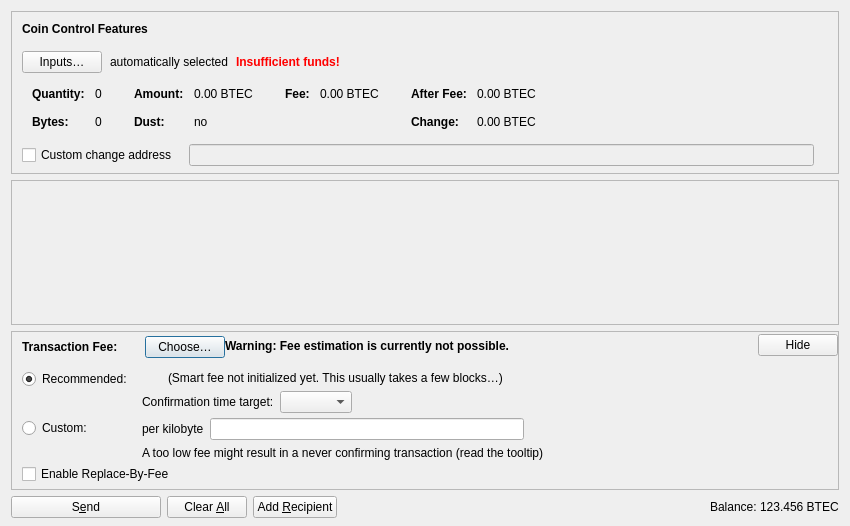
<?xml version="1.0" encoding="UTF-8"?>
<ui version="4.0">
 <class>SendCoinsDialog</class>
 <widget class="QDialog" name="SendCoinsDialog">
  <property name="geometry">
   <rect>
    <x>0</x>
    <y>0</y>
    <width>850</width>
    <height>526</height>
   </rect>
  </property>
  <property name="windowTitle">
   <string>Send Coins</string>
  </property>
  <layout class="QVBoxLayout" name="verticalLayout" stretch="0,1,0,0">
   <property name="bottomMargin">
    <number>8</number>
   </property>
   <item>
    <widget class="QFrame" name="frameCoinControl">
     <property name="sizePolicy">
      <sizepolicy hsizetype="Expanding" vsizetype="Expanding">
       <horstretch>0</horstretch>
       <verstretch>0</verstretch>
      </sizepolicy>
     </property>
     <property name="maximumSize">
      <size>
       <width>16777215</width>
       <height>16777215</height>
      </size>
     </property>
     <property name="frameShape">
      <enum>QFrame::StyledPanel</enum>
     </property>
     <property name="frameShadow">
      <enum>QFrame::Sunken</enum>
     </property>
     <layout class="QVBoxLayout" name="verticalLayoutCoinControl2">
      <property name="spacing">
       <number>0</number>
      </property>
      <property name="leftMargin">
       <number>0</number>
      </property>
      <property name="topMargin">
       <number>0</number>
      </property>
      <property name="rightMargin">
       <number>0</number>
      </property>
      <property name="bottomMargin">
       <number>6</number>
      </property>
      <item>
       <layout class="QVBoxLayout" name="verticalLayoutCoinControl" stretch="0,0,0,0,1">
        <property name="spacing">
         <number>0</number>
        </property>
        <property name="leftMargin">
         <number>10</number>
        </property>
        <property name="topMargin">
         <number>10</number>
        </property>
        <item>
         <layout class="QHBoxLayout" name="horizontalLayoutCoinControl1">
          <property name="bottomMargin">
           <number>15</number>
          </property>
          <item>
           <widget class="QLabel" name="labelCoinControlFeatures">
            <property name="sizePolicy">
             <sizepolicy hsizetype="Preferred" vsizetype="Maximum">
              <horstretch>0</horstretch>
              <verstretch>0</verstretch>
             </sizepolicy>
            </property>
            <property name="font">
             <font>
              <weight>75</weight>
              <bold>true</bold>
             </font>
            </property>
            <property name="styleSheet">
             <string notr="true">font-weight:bold;</string>
            </property>
            <property name="text">
             <string>Coin Control Features</string>
            </property>
           </widget>
          </item>
         </layout>
        </item>
        <item>
         <layout class="QHBoxLayout" name="horizontalLayoutCoinControl2" stretch="0,0,0,0">
          <property name="spacing">
           <number>8</number>
          </property>
          <property name="bottomMargin">
           <number>10</number>
          </property>
          <item>
           <widget class="QPushButton" name="pushButtonCoinControl">
            <property name="styleSheet">
             <string notr="true"/>
            </property>
            <property name="text">
             <string>Inputs…</string>
            </property>
            <property name="autoDefault">
             <bool>false</bool>
            </property>
           </widget>
          </item>
          <item>
           <widget class="QLabel" name="labelCoinControlAutomaticallySelected">
            <property name="text">
             <string>automatically selected</string>
            </property>
            <property name="margin">
             <number>5</number>
            </property>
           </widget>
          </item>
          <item>
           <widget class="QLabel" name="labelCoinControlInsuffFunds">
            <property name="font">
             <font>
              <weight>75</weight>
              <bold>true</bold>
             </font>
            </property>
            <property name="styleSheet">
             <string notr="true">color:red;font-weight:bold;</string>
            </property>
            <property name="text">
             <string>Insufficient funds!</string>
            </property>
            <property name="margin">
             <number>5</number>
            </property>
           </widget>
          </item>
          <item>
           <spacer name="horizontalSpacerCoinControl">
            <property name="orientation">
             <enum>Qt::Horizontal</enum>
            </property>
            <property name="sizeHint" stdset="0">
             <size>
              <width>40</width>
              <height>1</height>
             </size>
            </property>
           </spacer>
          </item>
         </layout>
        </item>
        <item>
         <widget class="QWidget" name="widgetCoinControl" native="true">
          <property name="sizePolicy">
           <sizepolicy hsizetype="Preferred" vsizetype="Preferred">
            <horstretch>0</horstretch>
            <verstretch>0</verstretch>
           </sizepolicy>
          </property>
          <property name="minimumSize">
           <size>
            <width>0</width>
            <height>0</height>
           </size>
          </property>
          <property name="styleSheet">
           <string notr="true"/>
          </property>
          <layout class="QHBoxLayout" name="horizontalLayoutCoinControl5">
           <property name="leftMargin">
            <number>0</number>
           </property>
           <property name="topMargin">
            <number>0</number>
           </property>
           <property name="rightMargin">
            <number>0</number>
           </property>
           <property name="bottomMargin">
            <number>0</number>
           </property>
           <item>
            <layout class="QHBoxLayout" name="horizontalLayoutCoinControl3" stretch="0,0,0,1">
             <property name="spacing">
              <number>20</number>
             </property>
             <property name="topMargin">
              <number>0</number>
             </property>
             <property name="bottomMargin">
              <number>10</number>
             </property>
             <item>
              <layout class="QFormLayout" name="formLayoutCoinControl1">
               <property name="horizontalSpacing">
                <number>10</number>
               </property>
               <property name="verticalSpacing">
                <number>14</number>
               </property>
               <property name="leftMargin">
                <number>10</number>
               </property>
               <property name="topMargin">
                <number>4</number>
               </property>
               <property name="rightMargin">
                <number>6</number>
               </property>
               <item row="0" column="0">
                <widget class="QLabel" name="labelCoinControlQuantityText">
                 <property name="font">
                  <font>
                   <weight>75</weight>
                   <bold>true</bold>
                  </font>
                 </property>
                 <property name="text">
                  <string>Quantity:</string>
                 </property>
                 <property name="margin">
                  <number>0</number>
                 </property>
                </widget>
               </item>
               <item row="0" column="1">
                <widget class="QLabel" name="labelCoinControlQuantity">
                 <property name="cursor">
                  <cursorShape>IBeamCursor</cursorShape>
                 </property>
                 <property name="contextMenuPolicy">
                  <enum>Qt::ActionsContextMenu</enum>
                 </property>
                 <property name="text">
                  <string notr="true">0</string>
                 </property>
                 <property name="margin">
                  <number>0</number>
                 </property>
                 <property name="textInteractionFlags">
                  <set>Qt::LinksAccessibleByMouse|Qt::TextSelectableByKeyboard|Qt::TextSelectableByMouse</set>
                 </property>
                </widget>
               </item>
               <item row="1" column="0">
                <widget class="QLabel" name="labelCoinControlBytesText">
                 <property name="font">
                  <font>
                   <weight>75</weight>
                   <bold>true</bold>
                  </font>
                 </property>
                 <property name="text">
                  <string>Bytes:</string>
                 </property>
                </widget>
               </item>
               <item row="1" column="1">
                <widget class="QLabel" name="labelCoinControlBytes">
                 <property name="cursor">
                  <cursorShape>IBeamCursor</cursorShape>
                 </property>
                 <property name="contextMenuPolicy">
                  <enum>Qt::ActionsContextMenu</enum>
                 </property>
                 <property name="text">
                  <string notr="true">0</string>
                 </property>
                 <property name="textInteractionFlags">
                  <set>Qt::LinksAccessibleByMouse|Qt::TextSelectableByKeyboard|Qt::TextSelectableByMouse</set>
                 </property>
                </widget>
               </item>
              </layout>
             </item>
             <item>
              <layout class="QFormLayout" name="formLayoutCoinControl2">
               <property name="horizontalSpacing">
                <number>10</number>
               </property>
               <property name="verticalSpacing">
                <number>14</number>
               </property>
               <property name="leftMargin">
                <number>6</number>
               </property>
               <property name="topMargin">
                <number>4</number>
               </property>
               <property name="rightMargin">
                <number>6</number>
               </property>
               <item row="0" column="0">
                <widget class="QLabel" name="labelCoinControlAmountText">
                 <property name="font">
                  <font>
                   <weight>75</weight>
                   <bold>true</bold>
                  </font>
                 </property>
                 <property name="text">
                  <string>Amount:</string>
                 </property>
                 <property name="margin">
                  <number>0</number>
                 </property>
                </widget>
               </item>
               <item row="0" column="1">
                <widget class="QLabel" name="labelCoinControlAmount">
                 <property name="cursor">
                  <cursorShape>IBeamCursor</cursorShape>
                 </property>
                 <property name="contextMenuPolicy">
                  <enum>Qt::ActionsContextMenu</enum>
                 </property>
                 <property name="text">
                  <string notr="true">0.00 BTEC</string>
                 </property>
                 <property name="textInteractionFlags">
                  <set>Qt::LinksAccessibleByMouse|Qt::TextSelectableByKeyboard|Qt::TextSelectableByMouse</set>
                 </property>
                </widget>
               </item>
               <item row="1" column="0">
                <widget class="QLabel" name="labelCoinControlLowOutputText">
                 <property name="font">
                  <font>
                   <weight>75</weight>
                   <bold>true</bold>
                  </font>
                 </property>
                 <property name="text">
                  <string>Dust:</string>
                 </property>
                </widget>
               </item>
               <item row="1" column="1">
                <widget class="QLabel" name="labelCoinControlLowOutput">
                 <property name="cursor">
                  <cursorShape>IBeamCursor</cursorShape>
                 </property>
                 <property name="contextMenuPolicy">
                  <enum>Qt::ActionsContextMenu</enum>
                 </property>
                 <property name="text">
                  <string notr="true">no</string>
                 </property>
                 <property name="textInteractionFlags">
                  <set>Qt::LinksAccessibleByMouse|Qt::TextSelectableByKeyboard|Qt::TextSelectableByMouse</set>
                 </property>
                </widget>
               </item>
              </layout>
             </item>
             <item>
              <layout class="QFormLayout" name="formLayoutCoinControl3">
               <property name="horizontalSpacing">
                <number>10</number>
               </property>
               <property name="verticalSpacing">
                <number>14</number>
               </property>
               <property name="leftMargin">
                <number>6</number>
               </property>
               <property name="topMargin">
                <number>4</number>
               </property>
               <property name="rightMargin">
                <number>6</number>
               </property>
               <item row="0" column="0">
                <widget class="QLabel" name="labelCoinControlFeeText">
                 <property name="font">
                  <font>
                   <weight>75</weight>
                   <bold>true</bold>
                  </font>
                 </property>
                 <property name="text">
                  <string>Fee:</string>
                 </property>
                 <property name="margin">
                  <number>0</number>
                 </property>
                </widget>
               </item>
               <item row="0" column="1">
                <widget class="QLabel" name="labelCoinControlFee">
                 <property name="cursor">
                  <cursorShape>IBeamCursor</cursorShape>
                 </property>
                 <property name="contextMenuPolicy">
                  <enum>Qt::ActionsContextMenu</enum>
                 </property>
                 <property name="text">
                  <string notr="true">0.00 BTEC</string>
                 </property>
                 <property name="textInteractionFlags">
                  <set>Qt::LinksAccessibleByMouse|Qt::TextSelectableByKeyboard|Qt::TextSelectableByMouse</set>
                 </property>
                </widget>
               </item>
              </layout>
             </item>
             <item>
              <layout class="QFormLayout" name="formLayoutCoinControl4">
               <property name="horizontalSpacing">
                <number>10</number>
               </property>
               <property name="verticalSpacing">
                <number>14</number>
               </property>
               <property name="leftMargin">
                <number>6</number>
               </property>
               <property name="topMargin">
                <number>4</number>
               </property>
               <property name="rightMargin">
                <number>6</number>
               </property>
               <item row="0" column="0">
                <widget class="QLabel" name="labelCoinControlAfterFeeText">
                 <property name="font">
                  <font>
                   <weight>75</weight>
                   <bold>true</bold>
                  </font>
                 </property>
                 <property name="text">
                  <string>After Fee:</string>
                 </property>
                 <property name="margin">
                  <number>0</number>
                 </property>
                </widget>
               </item>
               <item row="0" column="1">
                <widget class="QLabel" name="labelCoinControlAfterFee">
                 <property name="cursor">
                  <cursorShape>IBeamCursor</cursorShape>
                 </property>
                 <property name="contextMenuPolicy">
                  <enum>Qt::ActionsContextMenu</enum>
                 </property>
                 <property name="text">
                  <string notr="true">0.00 BTEC</string>
                 </property>
                 <property name="textInteractionFlags">
                  <set>Qt::LinksAccessibleByMouse|Qt::TextSelectableByKeyboard|Qt::TextSelectableByMouse</set>
                 </property>
                </widget>
               </item>
               <item row="1" column="0">
                <widget class="QLabel" name="labelCoinControlChangeText">
                 <property name="font">
                  <font>
                   <weight>75</weight>
                   <bold>true</bold>
                  </font>
                 </property>
                 <property name="text">
                  <string>Change:</string>
                 </property>
                </widget>
               </item>
               <item row="1" column="1">
                <widget class="QLabel" name="labelCoinControlChange">
                 <property name="cursor">
                  <cursorShape>IBeamCursor</cursorShape>
                 </property>
                 <property name="contextMenuPolicy">
                  <enum>Qt::ActionsContextMenu</enum>
                 </property>
                 <property name="text">
                  <string notr="true">0.00 BTEC</string>
                 </property>
                 <property name="textInteractionFlags">
                  <set>Qt::LinksAccessibleByMouse|Qt::TextSelectableByKeyboard|Qt::TextSelectableByMouse</set>
                 </property>
                </widget>
               </item>
              </layout>
             </item>
            </layout>
           </item>
          </layout>
         </widget>
        </item>
        <item>
         <layout class="QHBoxLayout" name="horizontalLayoutCoinControl4" stretch="0,0,0">
          <property name="spacing">
           <number>12</number>
          </property>
          <property name="sizeConstraint">
           <enum>QLayout::SetDefaultConstraint</enum>
          </property>
          <property name="topMargin">
           <number>5</number>
          </property>
          <property name="rightMargin">
           <number>5</number>
          </property>
          <item>
           <widget class="QCheckBox" name="checkBoxCoinControlChange">
            <property name="toolTip">
             <string>If this is activated, but the change address is empty or invalid, change will be sent to a newly generated address.</string>
            </property>
            <property name="text">
             <string>Custom change address</string>
            </property>
           </widget>
          </item>
          <item>
           <widget class="QValidatedLineEdit" name="lineEditCoinControlChange">
            <property name="enabled">
             <bool>false</bool>
            </property>
            <property name="sizePolicy">
             <sizepolicy hsizetype="Expanding" vsizetype="Fixed">
              <horstretch>0</horstretch>
              <verstretch>0</verstretch>
             </sizepolicy>
            </property>
           </widget>
          </item>
          <item>
           <widget class="QLabel" name="labelCoinControlChangeLabel">
            <property name="sizePolicy">
             <sizepolicy hsizetype="Preferred" vsizetype="Expanding">
              <horstretch>0</horstretch>
              <verstretch>0</verstretch>
             </sizepolicy>
            </property>
            <property name="minimumSize">
             <size>
              <width>0</width>
              <height>0</height>
             </size>
            </property>
            <property name="text">
             <string/>
            </property>
            <property name="margin">
             <number>3</number>
            </property>
           </widget>
          </item>
         </layout>
        </item>
        <item>
         <spacer name="verticalSpacerCoinControl">
          <property name="orientation">
           <enum>Qt::Vertical</enum>
          </property>
          <property name="sizeHint" stdset="0">
           <size>
            <width>800</width>
            <height>1</height>
           </size>
          </property>
         </spacer>
        </item>
       </layout>
      </item>
     </layout>
    </widget>
   </item>
   <item>
    <widget class="QScrollArea" name="scrollArea">
     <property name="widgetResizable">
      <bool>true</bool>
     </property>
     <widget class="QWidget" name="scrollAreaWidgetContents">
      <property name="geometry">
       <rect>
        <x>0</x>
        <y>0</y>
        <width>830</width>
        <height>104</height>
       </rect>
      </property>
      <layout class="QVBoxLayout" name="verticalLayout_2" stretch="0,1">
       <property name="leftMargin">
        <number>0</number>
       </property>
       <property name="topMargin">
        <number>0</number>
       </property>
       <property name="rightMargin">
        <number>0</number>
       </property>
       <property name="bottomMargin">
        <number>0</number>
       </property>
       <item>
        <layout class="QVBoxLayout" name="entries">
         <property name="spacing">
          <number>6</number>
         </property>
        </layout>
       </item>
       <item>
        <spacer name="verticalSpacer">
         <property name="orientation">
          <enum>Qt::Vertical</enum>
         </property>
         <property name="sizeHint" stdset="0">
          <size>
           <width>20</width>
           <height>40</height>
          </size>
         </property>
        </spacer>
       </item>
      </layout>
     </widget>
    </widget>
   </item>
   <item>
    <widget class="QFrame" name="frameFee">
     <property name="sizePolicy">
      <sizepolicy hsizetype="Expanding" vsizetype="Expanding">
       <horstretch>0</horstretch>
       <verstretch>0</verstretch>
      </sizepolicy>
     </property>
     <property name="maximumSize">
      <size>
       <width>16777215</width>
       <height>16777215</height>
      </size>
     </property>
     <property name="frameShape">
      <enum>QFrame::StyledPanel</enum>
     </property>
     <property name="frameShadow">
      <enum>QFrame::Sunken</enum>
     </property>
     <layout class="QVBoxLayout" name="verticalLayoutFee1">
      <property name="spacing">
       <number>0</number>
      </property>
      <property name="leftMargin">
       <number>0</number>
      </property>
      <property name="topMargin">
       <number>0</number>
      </property>
      <property name="rightMargin">
       <number>0</number>
      </property>
      <property name="bottomMargin">
       <number>0</number>
      </property>
      <item>
       <layout class="QVBoxLayout" name="verticalLayoutFee2" stretch="0,0,0">
        <property name="spacing">
         <number>0</number>
        </property>
        <property name="leftMargin">
         <number>10</number>
        </property>
        <property name="topMargin">
         <number>0</number>
        </property>
        <item>
         <layout class="QHBoxLayout" name="horizontalLayoutFee1">
          <property name="bottomMargin">
           <number>0</number>
          </property>
          <item>
           <layout class="QVBoxLayout" name="verticalLayoutFee7">
            <property name="spacing">
             <number>0</number>
            </property>
            <item>
             <spacer name="verticalSpacerSmartFee">
              <property name="orientation">
               <enum>Qt::Vertical</enum>
              </property>
              <property name="sizeType">
               <enum>QSizePolicy::Fixed</enum>
              </property>
              <property name="sizeHint" stdset="0">
               <size>
                <width>1</width>
                <height>4</height>
               </size>
              </property>
             </spacer>
            </item>
            <item>
             <layout class="QHBoxLayout" name="horizontalLayoutSmartFee">
              <property name="spacing">
               <number>10</number>
              </property>
              <item>
               <widget class="QLabel" name="labelFeeHeadline">
                <property name="sizePolicy">
                 <sizepolicy hsizetype="Preferred" vsizetype="Maximum">
                  <horstretch>0</horstretch>
                  <verstretch>0</verstretch>
                 </sizepolicy>
                </property>
                <property name="font">
                 <font>
                  <weight>75</weight>
                  <bold>true</bold>
                 </font>
                </property>
                <property name="styleSheet">
                 <string notr="true">font-weight:bold;</string>
                </property>
                <property name="text">
                 <string>Transaction Fee:</string>
                </property>
               </widget>
              </item>
              <item>
               <widget class="QLabel" name="labelFeeMinimized">
                <property name="text">
                 <string/>
                </property>
               </widget>
              </item>
              <item>
               <widget class="QPushButton" name="buttonChooseFee">
                <property name="text">
                 <string>Choose…</string>
                </property>
               </widget>
              </item>
             </layout>
            </item>
            <item>
             <spacer name="verticalSpacer_5">
              <property name="orientation">
               <enum>Qt::Vertical</enum>
              </property>
              <property name="sizeHint" stdset="0">
               <size>
                <width>1</width>
                <height>1</height>
               </size>
              </property>
             </spacer>
            </item>
           </layout>
          </item>
          <item>
           <widget class="QLabel" name="fallbackFeeWarningLabel">
            <property name="toolTip">
             <string>Using the fallbackfee can result in sending a transaction that will take several hours or days (or never) to confirm. Consider choosing your fee manually or wait until you have validated the complete chain.</string>
            </property>
            <property name="font">
            <font>
                <weight>75</weight>
                <bold>true</bold>
            </font>
            </property>
            <property name="text">
             <string>Warning: Fee estimation is currently not possible.</string>
            </property>
            <property name="wordWrap">
             <bool>false</bool>
            </property>
           </widget>
          </item>
          <item>
           <spacer name="horizontalSpacer_4">
            <property name="orientation">
             <enum>Qt::Horizontal</enum>
            </property>
            <property name="sizeType">
             <enum>QSizePolicy::MinimumExpanding</enum>
            </property>
            <property name="sizeHint" stdset="0">
             <size>
              <width>40</width>
              <height>20</height>
             </size>
            </property>
           </spacer>
          </item>
          <item>
           <widget class="QPushButton" name="buttonMinimizeFee">
            <property name="toolTip">
             <string>Hide transaction fee settings</string>
            </property>
            <property name="text">
             <string>Hide</string>
            </property>
           </widget>
          </item>
         </layout>
        </item>
        <item>
         <widget class="QFrame" name="frameFeeSelection">
          <layout class="QVBoxLayout" name="verticalLayoutFee12">
           <property name="spacing">
            <number>0</number>
           </property>
           <property name="leftMargin">
            <number>0</number>
           </property>
           <property name="topMargin">
            <number>0</number>
           </property>
           <property name="rightMargin">
            <number>0</number>
           </property>
           <property name="bottomMargin">
            <number>0</number>
           </property>
           <item>
            <layout class="QGridLayout" name="gridLayoutFee">
             <property name="topMargin">
              <number>10</number>
             </property>
             <property name="bottomMargin">
              <number>4</number>
             </property>
             <property name="horizontalSpacing">
              <number>10</number>
             </property>
             <property name="verticalSpacing">
              <number>4</number>
             </property>
             <item row="1" column="1">
              <layout class="QVBoxLayout" name="verticalLayoutFee8">
               <property name="spacing">
                <number>6</number>
               </property>
               <item>
                <layout class="QHBoxLayout" name="horizontalLayoutFee13">
                 <item>
                  <widget class="QLabel" name="labelCustomPerKilobyte">
                   <property name="toolTip">
                    <string>Specify a custom fee per kB (1,000 bytes) of the transaction's virtual size.

Note:  Since the fee is calculated on a per-byte basis, a fee rate of "100 satoshis per kvB" for a transaction size of 500 virtual bytes (half of 1 kvB) would ultimately yield a fee of only 50 satoshis.</string>
                   </property>
                   <property name="text">
                    <string>per kilobyte</string>
                   </property>
                  </widget>
                 </item>
                 <item>
                  <widget class="BitcoinAmountField" name="customFee"/>
                 </item>
                 <item>
                  <spacer name="horizontalSpacer_6">
                   <property name="orientation">
                    <enum>Qt::Horizontal</enum>
                   </property>
                   <property name="sizeHint" stdset="0">
                    <size>
                     <width>1</width>
                     <height>1</height>
                    </size>
                   </property>
                  </spacer>
                 </item>
                </layout>
               </item>
               <item>
                <layout class="QHBoxLayout" name="horizontalLayoutFee8">
                 <item>
                  <widget class="QLabel" name="labelCustomFeeWarning">
                   <property name="enabled">
                    <bool>true</bool>
                   </property>
                   <property name="toolTip">
                    <string>When there is less transaction volume than space in the blocks, miners as well as relaying nodes may enforce a minimum fee. Paying only this minimum fee is just fine, but be aware that this can result in a never confirming transaction once there is more demand for bitcoin transactions than the network can process.</string>
                   </property>
                   <property name="text">
                    <string>A too low fee might result in a never confirming transaction (read the tooltip)</string>
                   </property>
                  </widget>
                 </item>
                 <item>
                  <spacer name="horizontalSpacer_2">
                   <property name="orientation">
                    <enum>Qt::Horizontal</enum>
                   </property>
                   <property name="sizeHint" stdset="0">
                    <size>
                     <width>1</width>
                     <height>1</height>
                    </size>
                   </property>
                  </spacer>
                 </item>
                </layout>
               </item>
              </layout>
             </item>
             <item row="0" column="0">
              <layout class="QVBoxLayout" name="verticalLayoutFee4" stretch="0,1">
               <item>
                <widget class="QRadioButton" name="radioSmartFee">
                 <property name="text">
                  <string>Recommended:</string>
                 </property>
                 <property name="checked">
                  <bool>true</bool>
                 </property>
                 <attribute name="buttonGroup">
                  <string notr="true">groupFee</string>
                 </attribute>
                </widget>
               </item>
               <item>
                <spacer name="verticalSpacer_2">
                 <property name="orientation">
                  <enum>Qt::Vertical</enum>
                 </property>
                 <property name="sizeHint" stdset="0">
                  <size>
                   <width>1</width>
                   <height>1</height>
                  </size>
                 </property>
                </spacer>
               </item>
              </layout>
             </item>
             <item row="1" column="0">
              <layout class="QVBoxLayout" name="verticalLayoutFee9" stretch="0,1">
               <item>
                <widget class="QRadioButton" name="radioCustomFee">
                 <property name="text">
                  <string>Custom:</string>
                 </property>
                 <attribute name="buttonGroup">
                  <string notr="true">groupFee</string>
                 </attribute>
                </widget>
               </item>
               <item>
                <spacer name="verticalSpacer_6">
                 <property name="orientation">
                  <enum>Qt::Vertical</enum>
                 </property>
                 <property name="sizeHint" stdset="0">
                  <size>
                   <width>1</width>
                   <height>1</height>
                  </size>
                 </property>
                </spacer>
               </item>
              </layout>
             </item>
             <item row="0" column="1">
              <layout class="QVBoxLayout" name="verticalLayoutFee3" stretch="0,0,1">
               <property name="spacing">
                <number>6</number>
               </property>
               <property name="topMargin">
                <number>2</number>
               </property>
               <item>
                <layout class="QHBoxLayout" name="horizontalLayoutFee12">
                 <item>
                  <widget class="QLabel" name="labelSmartFee">
                   <property name="text">
                    <string/>
                   </property>
                  </widget>
                 </item>
                 <item>
                  <widget class="QLabel" name="labelFeeEstimation">
                   <property name="text">
                    <string/>
                   </property>
                  </widget>
                 </item>
                 <item>
                  <widget class="QLabel" name="labelSmartFee2">
                   <property name="text">
                    <string>(Smart fee not initialized yet. This usually takes a few blocks…)</string>
                   </property>
                  </widget>
                 </item>
                 <item>
                  <spacer name="horizontalSpacer_5">
                   <property name="orientation">
                    <enum>Qt::Horizontal</enum>
                   </property>
                   <property name="sizeHint" stdset="0">
                    <size>
                     <width>1</width>
                     <height>1</height>
                    </size>
                   </property>
                  </spacer>
                 </item>
                </layout>
               </item>
               <item>
                <layout class="QHBoxLayout" name="horizontalLayoutFee9">
                 <item>
                  <layout class="QVBoxLayout" name="verticalLayoutFee6">
                   <item>
                    <widget class="QLabel" name="labelSmartFee3">
                     <property name="text">
                      <string>Confirmation time target:</string>
                     </property>
                    </widget>
                   </item>
                  </layout>
                 </item>
                 <item>
                  <layout class="QVBoxLayout" name="verticalLayoutFee5">
                   <property name="rightMargin">
                    <number>30</number>
                   </property>
                   <item>
                    <layout class="QHBoxLayout" name="horizontalLayoutConfTarget">
                     <property name="bottomMargin">
                      <number>0</number>
                     </property>
                     <item>
                      <widget class="QComboBox" name="confTargetSelector"/>
                     </item>
                     <item>
                      <spacer name="horizontalSpacerConfTarget">
                       <property name="orientation">
                        <enum>Qt::Horizontal</enum>
                       </property>
                       <property name="sizeHint" stdset="0">
                        <size>
                         <width>40</width>
                         <height>20</height>
                        </size>
                       </property>
                      </spacer>
                     </item>
                    </layout>
                   </item>
                  </layout>
                 </item>
                </layout>
               </item>
               <item>
                <spacer name="verticalSpacer_4">
                 <property name="orientation">
                  <enum>Qt::Vertical</enum>
                 </property>
                 <property name="sizeHint" stdset="0">
                  <size>
                   <width>1</width>
                   <height>1</height>
                  </size>
                 </property>
                </spacer>
               </item>
              </layout>
             </item>
            </layout>
           </item>
           <item>
            <widget class="QCheckBox" name="optInRBF">
             <property name="text">
              <string>Enable Replace-By-Fee</string>
             </property>
             <property name="toolTip">
              <string>With Replace-By-Fee (BIP-125) you can increase a transaction's fee after it is sent. Without this, a higher fee may be recommended to compensate for increased transaction delay risk.</string>
             </property>
            </widget>
           </item>
          </layout>
         </widget>
        </item>
        <item>
         <spacer name="verticalSpacerFee">
          <property name="orientation">
           <enum>Qt::Vertical</enum>
          </property>
          <property name="sizeHint" stdset="0">
           <size>
            <width>40</width>
            <height>5</height>
           </size>
          </property>
         </spacer>
        </item>
       </layout>
      </item>
     </layout>
    </widget>
   </item>
   <item>
    <layout class="QHBoxLayout" name="horizontalLayout">
     <item>
      <widget class="QPushButton" name="sendButton">
       <property name="minimumSize">
        <size>
         <width>150</width>
         <height>0</height>
        </size>
       </property>
       <property name="toolTip">
        <string>Confirm the send action</string>
       </property>
       <property name="text">
        <string>S&amp;end</string>
       </property>
       <property name="icon">
        <iconset resource="../bitcoin.qrc">
         <normaloff>:/icons/send</normaloff>:/icons/send</iconset>
       </property>
       <property name="autoDefault">
        <bool>false</bool>
       </property>
       <property name="default">
        <bool>false</bool>
       </property>
      </widget>
     </item>
     <item>
      <widget class="QPushButton" name="clearButton">
       <property name="sizePolicy">
        <sizepolicy hsizetype="Minimum" vsizetype="Fixed">
         <horstretch>0</horstretch>
         <verstretch>0</verstretch>
        </sizepolicy>
       </property>
       <property name="toolTip">
        <string>Clear all fields of the form.</string>
       </property>
       <property name="text">
        <string>Clear &amp;All</string>
       </property>
       <property name="icon">
        <iconset resource="../bitcoin.qrc">
         <normaloff>:/icons/remove</normaloff>:/icons/remove</iconset>
       </property>
       <property name="autoDefault">
        <bool>false</bool>
       </property>
      </widget>
     </item>
     <item>
      <widget class="QPushButton" name="addButton">
       <property name="toolTip">
        <string>Send to multiple recipients at once</string>
       </property>
       <property name="text">
        <string>Add &amp;Recipient</string>
       </property>
       <property name="icon">
        <iconset resource="../bitcoin.qrc">
         <normaloff>:/icons/add</normaloff>:/icons/add</iconset>
       </property>
       <property name="autoDefault">
        <bool>false</bool>
       </property>
      </widget>
     </item>
     <item>
      <spacer name="horizontalSpacer">
       <property name="orientation">
        <enum>Qt::Horizontal</enum>
       </property>
       <property name="sizeHint" stdset="0">
        <size>
         <width>40</width>
         <height>20</height>
        </size>
       </property>
      </spacer>
     </item>
     <item>
      <layout class="QHBoxLayout" name="horizontalLayout_2">
       <property name="spacing">
        <number>3</number>
       </property>
       <item>
        <widget class="QLabel" name="labelBalanceName">
         <property name="sizePolicy">
          <sizepolicy hsizetype="Preferred" vsizetype="Fixed">
           <horstretch>0</horstretch>
           <verstretch>0</verstretch>
          </sizepolicy>
         </property>
         <property name="text">
          <string>Balance:</string>
         </property>
        </widget>
       </item>
       <item>
        <widget class="QLabel" name="labelBalance">
         <property name="sizePolicy">
          <sizepolicy hsizetype="Preferred" vsizetype="Fixed">
           <horstretch>0</horstretch>
           <verstretch>0</verstretch>
          </sizepolicy>
         </property>
         <property name="cursor">
          <cursorShape>IBeamCursor</cursorShape>
         </property>
         <property name="text">
          <string notr="true">123.456 BTEC</string>
         </property>
         <property name="textInteractionFlags">
          <set>Qt::LinksAccessibleByMouse|Qt::TextSelectableByKeyboard|Qt::TextSelectableByMouse</set>
         </property>
        </widget>
       </item>
      </layout>
     </item>
    </layout>
   </item>
  </layout>
 </widget>
 <customwidgets>
  <customwidget>
   <class>QValidatedLineEdit</class>
   <extends>QLineEdit</extends>
   <header>qt/qvalidatedlineedit.h</header>
  </customwidget>
  <customwidget>
   <class>BitcoinAmountField</class>
   <extends>QLineEdit</extends>
   <header>qt/bitcoinamountfield.h</header>
   <container>1</container>
  </customwidget>
 </customwidgets>
 <resources>
  <include location="../bitcoin.qrc"/>
 </resources>
 <connections/>
 <buttongroups>
  <buttongroup name="groupFee"/>
 </buttongroups>
</ui>
